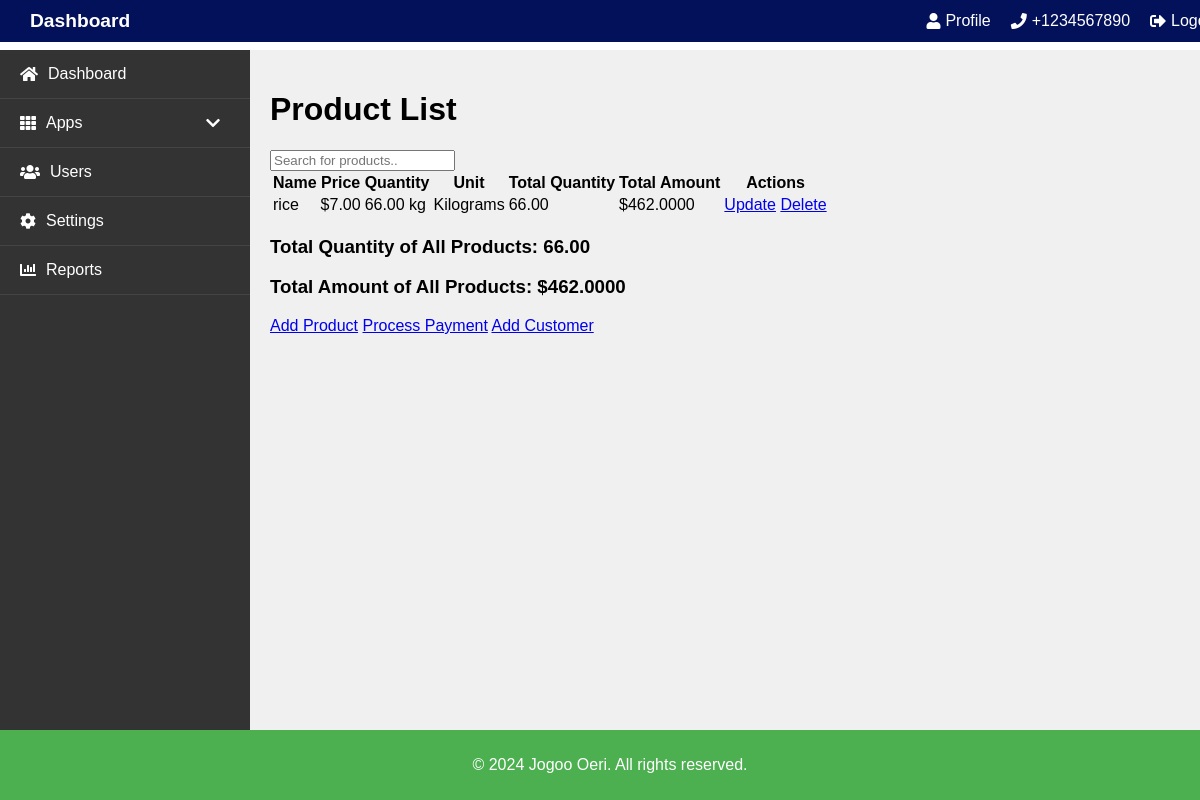
/pos/, run on an earlier commit of the app's database.
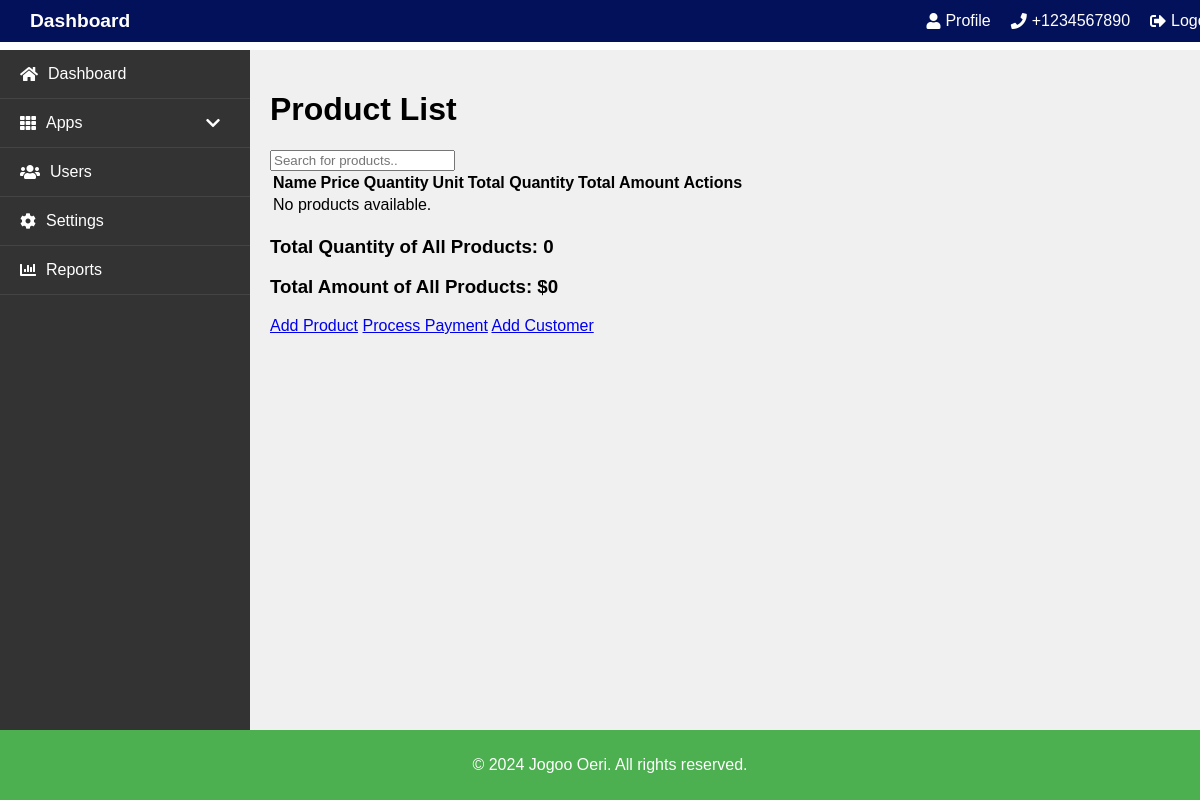
And on a later commit of the database.
### pos/models.py (models this page shows, shortened)
class Product(models.Model):
    UNIT_CHOICES = [
        ('kg', 'Kilograms'),
        ('pcs', 'Pieces'),
        ('m', 'Meters'),
    ]
    name = models.CharField(max_length=100, unique=True)  # Added unique=True
    price = models.DecimalField(max_digits=10, decimal_places=2)
    quantity = models.DecimalField(max_digits=10, decimal_places=2)
    unit = models.CharField(max_length=10, choices=UNIT_CHOICES)

### pos/views.py (the view)
# urls.py: path('', views.product_list, name='product_list'),
def product_list(request):
    products = Product.objects.all()
    total_quantity = sum(product.quantity for product in products)
    total_amount = sum(product.quantity * product.price for product in products)
    products_with_total = [
        {'product': product, 'total_amount': product.quantity * product.price}
        for product in products
    ]
    return render(request, 'pos/product_list.html', {
        'products': products_with_total,
        'total_quantity': total_quantity,
        'total_amount': total_amount,
    })

### pos/templates/pos/product_list.html (shortened to what this page needs)
{% extends "dashboard/dashboard_base.html" %}
{% block content %}
<div id="content">
    <h1>Product List</h1>
    <div id="search">
        <input type="text" id="searchBox" onkeyup="searchTable()" placeholder="Search for products..">
    </div>
    <table id="productTable">
        <thead>
            <tr>
                <th>Name</th>
                <th>Price</th>
                <th>Quantity</th>
                <th>Unit</th>
                <th>Total Quantity</th>
                <th>Total Amount</th>
                <th>Actions</th>
            </tr>
        </thead>
        <tbody>
            {% for item in products %}
                <tr>
                    <td>{{ item.product.name }}</td>
                    <td>${{ item.product.price }}</td>
                    <td>{{ item.product.quantity }} {{ item.product.unit }}</td>
                    <td>{{ item.product.get_unit_display }}</td>
                    <td>{{ item.product.quantity }}</td>
                    <td>${{ item.total_amount }}</td>
                    <td>
                        <a href="{% url 'pos:update_product' item.product.pk %}">Update</a>
                        <a href="{% url 'pos:delete_product' item.product.pk %}">Delete</a>
                    </td>
                </tr>
            {% empty %}
                <tr>
                    <td colspan="7">No products available.</td>
                </tr>
            {% endfor %}
        </tbody>
    </table>
    <div class="summary">
        <h3>Total Quantity of All Products: {{ total_quantity }}</h3>
        <h3>Total Amount of All Products: ${{ total_amount }}</h3>
    </div>
    <div class="actions">
        <a href="{% url 'pos:add_product' %}">Add Product</a>
        <a href="{% url 'pos:process_payment' %}">Process Payment</a>
        <a href="{% url 'pos:add_customer' %}">Add Customer</a>
    </div>
</div>
{% endblock %}

What changed in the data, as far as the page shows it:
removed Product: product.name "rice", product.price "7.00", product.quantity "66.00", product.unit "kg", product.unit "Kilograms", total_amount "462.0000"
Also different on the page:
{{ total_quantity }}: "66.00" → "0"
{{ total_amount }}: "462.0000" → "0"
text now shown: "No products available."
